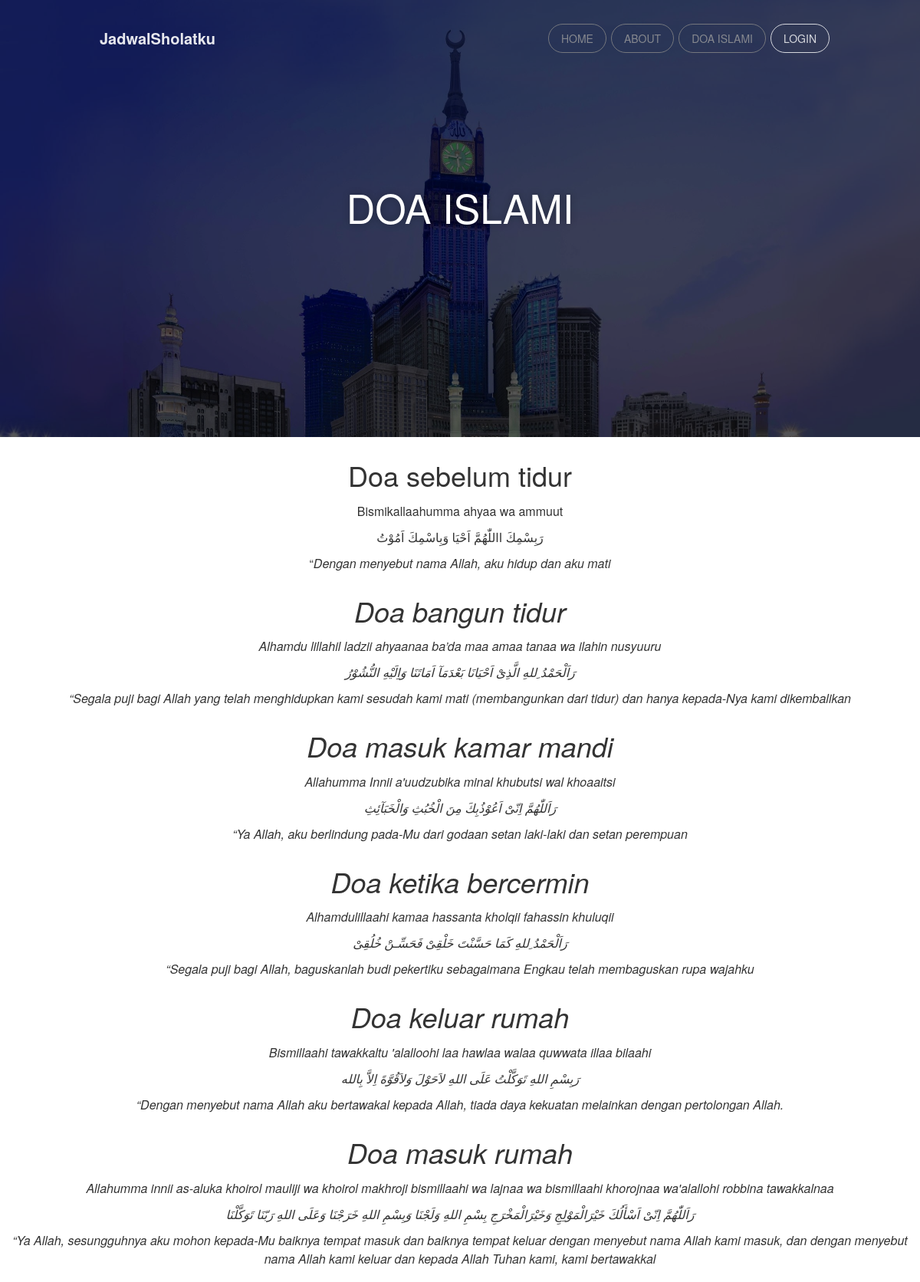
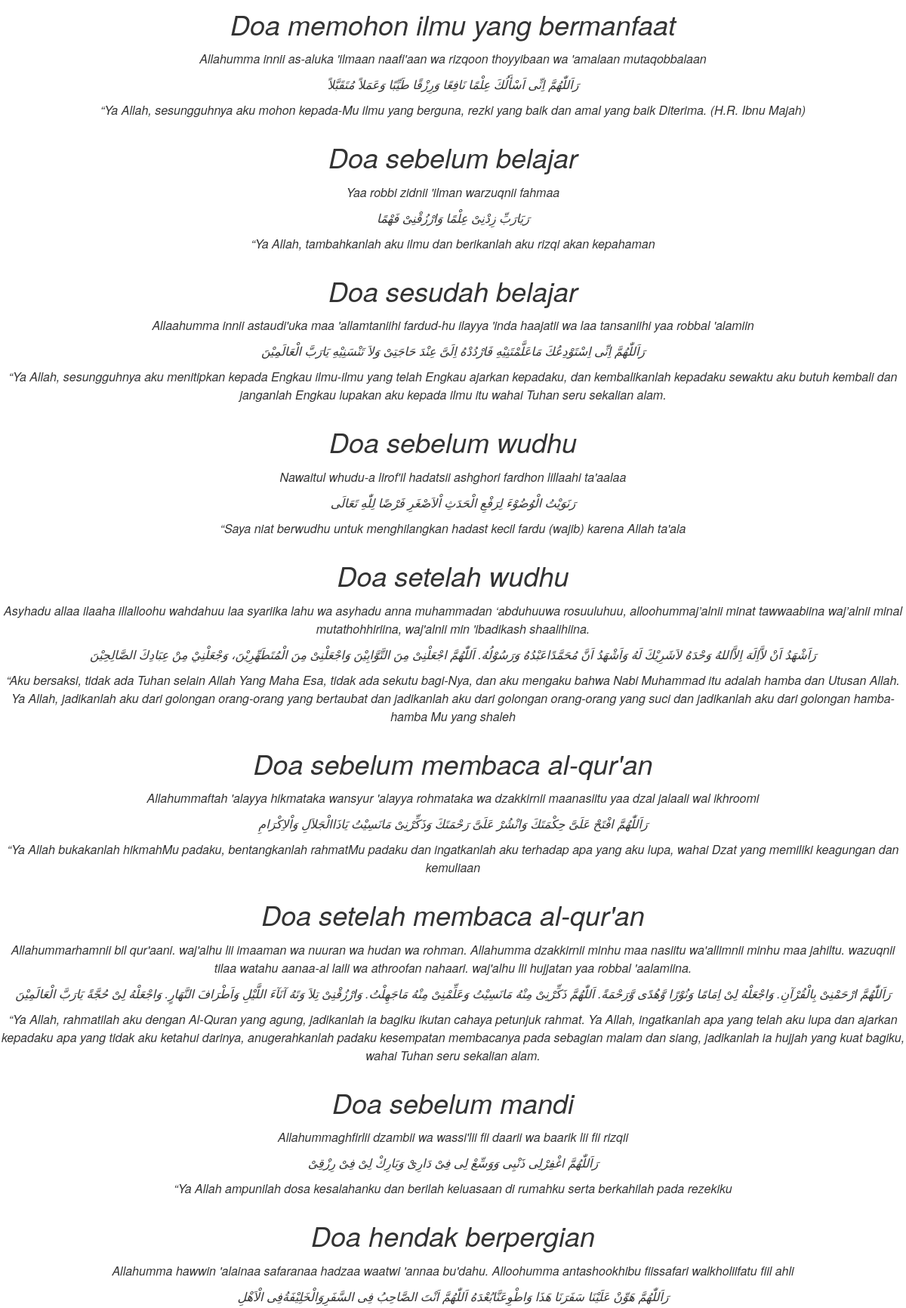
Screenshot of /doaislami (upper part) with the database file from the repository (2 pictures, top to bottom).
### blog/models.py (models this page shows, shortened)
class DoaIslami(models.Model):
    id = models.IntegerField(primary_key=True)
    doa = models.TextField()
    ayat = models.TextField()
    latin = models.TextField()
    artinya = models.TextField()

### jadwalsholat/views.py (the view)
# urls.py: path('doaislami', doaislami, name='doaislami'),
def doaislami(request):
    template_name = 'front/doaislami.html'
    doa_islami = DoaIslami.objects.all()
    context = {
        'title':'doaislami',
        'doa_islami': doa_islami
    }
    return render(request, template_name, context)

### templates/front/doaislami.html
{% extends 'front/base.html' %}
{% load static %}
{% block content %}
<div class="wrapper">
    <div class="parallax filter-black">
        <div class="parallax-image">
            <img src="{% static 'front/img/makkah.jpeg' %}" alt="..." />
        </div>
        <div class="small-info">
            <h1>DOA ISLAMI</h1>
        </div>
    </div>
    </div>
            {% for z in doa_islami %}
                <center><h2><span id="Doa_agar_diberikan_keturunan_yang_shalih">{{z.doa}}</span></h2></center>
                <center><p style="text-align: center;">{{z.latin}}</p></center>
                <center><p style="text-align: center;">رَ{{z.ayat}}</p></center>
                <center><p>“<em>{{z.artinya}}</p></center>
            {% endfor %}
{% endblock %}

### static/front/css/examples.css (style rules this page uses)
.parallax { width: 100%; height: 570px; overflow: hidden; display: block; }
.parallax .small-info { color: #FFFFFF; text-shadow: 0 0 10px rgba(0, 0, 0, 0.27); top: 37%; position: absolute; text-align: center; width: 100%; z-index: 2; }
.parallax .parallax-image img { width: 100%; position: relative; }
.filter-black { position: relative; }
.filter-black:after { position: absolute; left: 0; top: 0; width: 100%; height: 100%; display: block; z-index: 1; background-color: rgba(0, 0, 0, 0.66); content: ""; }

### rows the page displays
DoaIslami: doa "Doa sebelum tidur", latin "Bismikallaahumma ahyaa wa ammuut", ayat "بِسْمِكَ االلّٰهُمَّ اَحْيَا وَبِاسْمِكَ اَمُوْتُ", artinya "Dengan menyebut nama Allah, aku hidup dan aku mati"
DoaIslami: doa "Doa bangun tidur", latin "Alhamdu lillahil ladzii ahyaanaa ba’da maa amaa tanaa wa ilahin nusyuuru", ayat "اَلْحَمْدُ ِللهِ الَّذِىْ اَحْيَانَا بَعْدَمَآ اَمَاتَنَا وَاِلَيْهِ النُّشُوْرُ", artinya "Segala puji bagi Allah yang telah menghidupkan kami sesudah kami mati (membangunkan dari tidur) dan hanya kepada-Nya kami dikembalikan"
DoaIslami: doa "Doa masuk kamar mandi", latin "Allahumma Innii a'uudzubika minal khubutsi wal khoaaitsi", ayat "اَللّٰهُمَّ اِنّىْ اَعُوْذُبِكَ مِنَ الْخُبُثِ وَالْخَبَآئِثِ", artinya "Ya Allah, aku berlindung pada-Mu dari godaan setan laki-laki dan setan perempuan"
DoaIslami: doa "Doa ketika bercermin", latin "Alhamdulillaahi kamaa hassanta kholqii fahassin khuluqii", ayat "اَلْحَمْدُ ِللهِ كَمَا حَسَّنْتَ خَلْقِىْ فَحَسِّـنْ خُلُقِىْ", artinya "Segala puji bagi Allah, baguskanlah budi pekertiku sebagaimana Engkau telah membaguskan rupa wajahku"
DoaIslami: doa "Doa keluar rumah", latin "Bismillaahi tawakkaltu 'alalloohi laa hawlaa walaa quwwata illaa bilaahi", ayat "بِسْمِ اللهِ تَوَكَّلْتُ عَلَى اللهِ لاَحَوْلَ وَلاَقُوَّةَ اِلاَّ بِالله", artinya "Dengan menyebut nama Allah aku bertawakal kepada Allah, tiada daya kekuatan melainkan dengan pertolongan Allah."
DoaIslami: doa "Doa masuk rumah", latin "Allahumma innii as-aluka khoirol mauliji wa khoirol makhroji bismillaahi wa lajnaa wa bismillaahi khorojnaa wa'alallohi robbina tawakkalnaa", ayat "اَللّٰهُمَّ اِنّىْ اَسْأَلُكَ خَيْرَالْمَوْلِجِ وَخَيْرَالْمَخْرَجِ بِسْمِ اللهِ وَلَجْنَا وَبِسْمِ اللهِ خَرَجْنَا وَعَلَى اللهِ رَبّنَا تَوَكَّلْنَا", artinya "Ya Allah, sesungguhnya aku mohon kepada-Mu baiknya tempat masuk dan baiknya tempat keluar dengan menyebut nama Allah kami masuk, dan dengan menyebut nama Allah kami keluar dan kepada Allah Tuhan kami, kami bertawakkal"
DoaIslami: doa "Doa memohon ilmu yang bermanfaat", latin "Allahumma innii as-aluka 'ilmaan naafi'aan wa rizqoon thoyyibaan wa 'amalaan mutaqobbalaan", ayat "اَللّٰهُمَّ اِنِّى اَسْأَلُكَ عِلْمًا نَافِعًا وَرِزْقًا طَيِّبًا وَعَمَلاً مُتَقَبَّلاً", artinya "Ya Allah, sesungguhnya aku mohon kepada-Mu ilmu yang berguna, rezki yang baik dan amal yang baik Diterima. (H.R. Ibnu Majah)"
DoaIslami: doa "Doa sebelum belajar", latin "Yaa robbi zidnii 'ilman warzuqnii fahmaa", ayat "يَارَبِّ زِدْنِىْ عِلْمًا وَارْزُقْنِىْ فَهْمًا", artinya "Ya Allah, tambahkanlah aku ilmu dan berikanlah aku rizqi akan kepahaman"
DoaIslami: doa "Doa sesudah belajar", latin "Allaahumma innii astaudi'uka maa 'allamtaniihi fardud-hu ilayya 'inda haajatii wa laa tansaniihi yaa robbal 'alamiin", ayat "اَللّٰهُمَّ اِنِّى اِسْتَوْدِعُكَ مَاعَلَّمْتَنِيْهِ فَارْدُدْهُ اِلَىَّ عِنْدَ حَاجَتِىْ وَلاَ تَنْسَنِيْهِ يَارَبَّ الْعَالَمِيْنَ", artinya "Ya Allah, sesungguhnya aku menitipkan kepada Engkau ilmu-ilmu yang telah Engkau ajarkan kepadaku, dan kembalikanlah kepadaku sewaktu aku butuh kembali dan janganlah Engkau lupakan aku kepada ilmu itu wahai Tuhan seru sekalian alam."
DoaIslami: doa "Doa sebelum wudhu", latin "Nawaitul whudu-a lirof'il hadatsii ashghori fardhon lillaahi ta'aalaa", ayat "نَوَيْتُ الْوُضُوْءَ لِرَفْعِ الْحَدَثِ اْلاَصْغَرِ فَرْضًا لِلّٰهِ تَعَالَى", artinya "Saya niat berwudhu untuk menghilangkan hadast kecil fardu (wajib) karena Allah ta'ala"
DoaIslami: doa "Doa setelah wudhu", latin "Asyhadu allaa ilaaha illalloohu wahdahuu laa syariika lahu wa asyhadu anna muhammadan ‘abduhuuwa rosuuluhuu, alloohummaj’alnii minat tawwaabiina waj’alnii minal mutathohhiriina, waj'alnii min 'ibadikash shaalihiina.", ayat "اَشْهَدُ اَنْ لاَّاِلَهَ اِلاَّاللهُ وَحْدَهُ لاَشَرِيْكَ لَهُ وَاَشْهَدُ اَنَّ مُحَمَّدًاعَبْدُهُ وَرَسُوْلُهُ. اَللّٰهُمَّ اجْعَلْنِىْ مِنَ التَّوَّابِيْنَ وَاجْعَلْنِىْ مِنَ الْمُتَطَهِّرِيْنَ، وَجْعَلْنِيْ مِنْ عِبَادِكَ الصَّالِحِيْنَ", artinya "Aku bersaksi, tidak ada Tuhan selain Allah Yang Maha Esa, tidak ada sekutu bagi-Nya, dan aku mengaku bahwa Nabi Muhammad itu adalah hamba dan Utusan Allah. Ya Allah, jadikanlah aku dari golongan orang-orang yang bertaubat dan jadikanlah aku dari golongan orang-orang yang suci dan jadikanlah aku dari golongan hamba-hamba Mu yang shaleh"
DoaIslami: doa "Doa sebelum membaca al-qur'an", latin "Allahummaftah 'alayya hikmataka wansyur 'alayya rohmataka wa dzakkirnii maanasiitu yaa dzal jalaali wal ikhroomi", ayat "اَللّٰهُمَّ افْتَحْ عَلَىَّ حِكْمَتَكَ وَانْشُرْ عَلَىَّ رَحْمَتَكَ وَذَكِّرْنِىْ مَانَسِيْتُ يَاذَاالْجَلاَلِ وَاْلاِكْرَامِ", artinya "Ya Allah bukakanlah hikmahMu padaku, bentangkanlah rahmatMu padaku dan ingatkanlah aku terhadap apa yang aku lupa, wahai Dzat yang memiliki keagungan dan kemuliaan"
DoaIslami: doa "Doa setelah membaca al-qur'an", latin "Allahummarhamnii bil qur'aani. waj'alhu lii imaaman wa nuuran wa hudan wa rohman. Allahumma dzakkirnii minhu maa nasiitu wa'allimnii minhu maa jahiltu. wazuqnii tilaa watahu aanaa-al laili wa athroofan nahaari. waj'alhu lii hujjatan yaa robbal 'aalamiina.", ayat "اَللّٰهُمَّ ارْحَمْنِىْ بِالْقُرْآنِ. وَاجْعَلْهُ لِىْ اِمَامًا وَنُوْرًا وَّهُدًى وَّرَحْمَةً. اَللّٰهُمَّ ذَكِّرْنِىْ مِنْهُ مَانَسِيْتُ وَعَلِّمْنِىْ مِنْهُ مَاجَهِلْتُ. وَارْزُقْنِىْ تِلاَ وَتَهُ آنَآءَ اللَّيْلِ وَاَطْرَافَ النَّهَارٍ. وَاجْعَلْهُ لِىْ حُجَّةً يَارَبَّ الْعَالَمِيْنَ", artinya "Ya Allah, rahmatilah aku dengan Al-Quran yang agung, jadikanlah ia bagiku ikutan cahaya petunjuk rahmat. Ya Allah, ingatkanlah apa yang telah aku lupa dan ajarkan kepadaku apa yang tidak aku ketahui darinya, anugerahkanlah padaku kesempatan membacanya pada sebagian malam dan siang, jadikanlah ia hujjah yang kuat bagiku, wahai Tuhan seru sekalian alam."
DoaIslami: doa "Doa sebelum mandi", latin "Allahummaghfirlii dzambii wa wassi'lii fii daarii wa baarik lii fii rizqii", ayat "اَللّٰهُمَّ اغْفِرْلِى ذَنْبِى وَوَسِّعْ لِى فِىْ دَارِىْ وَبَارِكْ لِىْ فِىْ رِزْقِىْ", artinya "Ya Allah ampunilah dosa kesalahanku dan berilah keluasaan di rumahku serta berkahilah pada rezekiku"
DoaIslami: doa "Doa hendak berpergian", latin "Allahumma hawwin 'alainaa safaranaa hadzaa waatwi 'annaa bu'dahu. Alloohumma antashookhibu fiissafari walkholiifatu fiil ahli", ayat "اَللّٰهُمَّ هَوِّنْ عَلَيْنَا سَفَرَنَا هَذَا وَاطْوِعَنَّابُعْدَهُ اَللّٰهُمَّ اَنْتَ الصَّاحِبُ فِى السَّفَرِوَالْخَلِيْفَةُفِى الْاَهْلِ"
